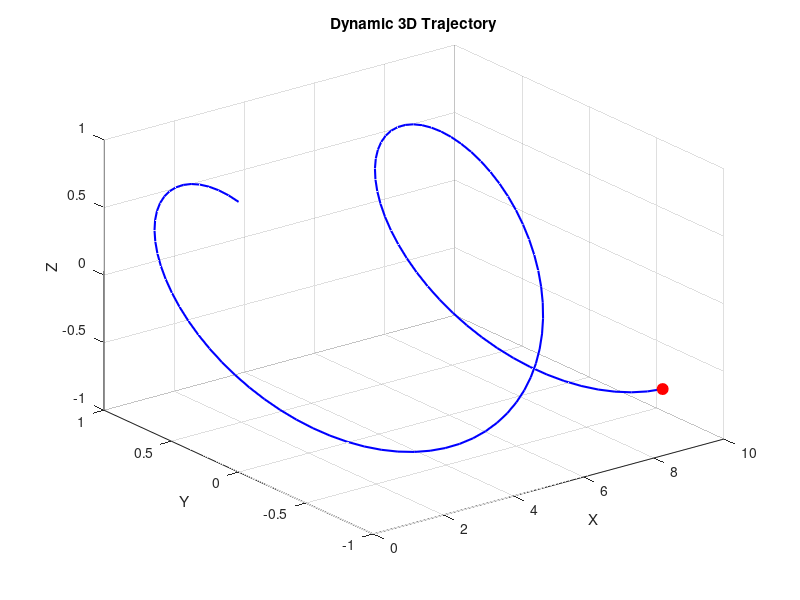

This chart was generated by the following MATLAB code:
% 创建数据
t = linspace(0, 10, 100); % 时间点
x = t;
y = sin(t);
z = cos(t);

% 初始化绘图
figure;
h = plot3(nan, nan, nan, 'b-', 'LineWidth', 1.5); % 初始化轨迹线条
hold on;
p = plot3(nan, nan, nan, 'ro', 'MarkerSize', 8, 'MarkerFaceColor', 'r'); % 初始化移动点
grid on;
xlabel('X');
ylabel('Y');
zlabel('Z');
title('Dynamic 3D Trajectory');

% 动态更新轨迹和点的位置
for i = 1:length(t)
    set(h, 'XData', x(1:i), 'YData', y(1:i), 'ZData', z(1:i)); % 更新轨迹
    set(p, 'XData', x(i), 'YData', y(i), 'ZData', z(i));       % 更新点的位置
    drawnow;
    pause(0.05); % 模拟延迟
end
